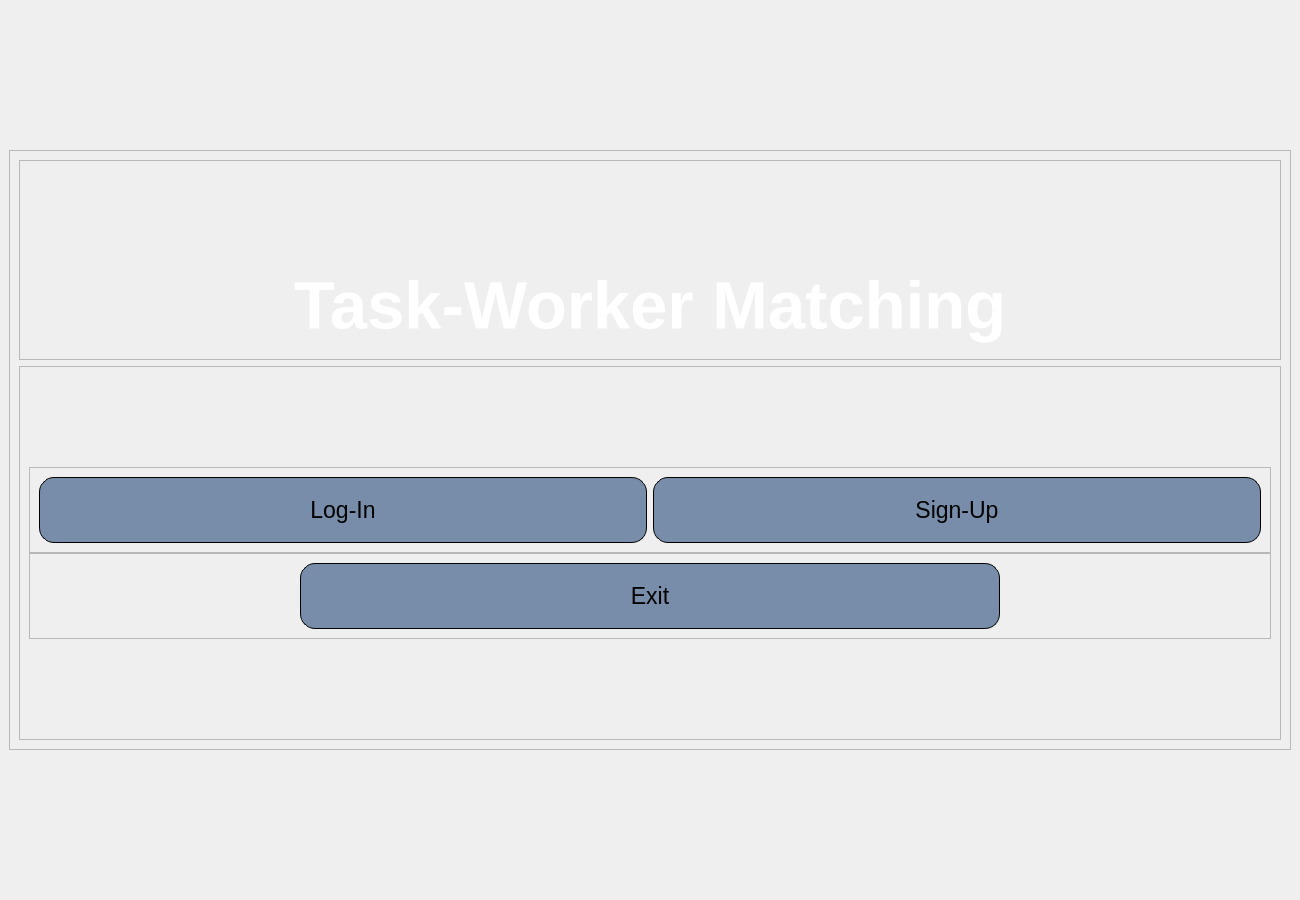
<?xml version="1.0" encoding="UTF-8"?>
<ui version="4.0">
 <class>MainWindow</class>
 <widget class="QMainWindow" name="MainWindow">
  <property name="geometry">
   <rect>
    <x>0</x>
    <y>0</y>
    <width>1300</width>
    <height>900</height>
   </rect>
  </property>
  <property name="windowTitle">
   <string>MainWindow</string>
  </property>
  <property name="styleSheet">
   <string notr="true">QMainWindow{
	color: #000;
	background: qlineargradient(x1:0, y1:0, x2:0, y2:1, 
	stop:0 #778da9, 
	stop:0.3 #3076E3,
	stop:0.7 #3076E3,
	stop:1 #778da9
	);
}

</string>
  </property>
  <widget class="QWidget" name="centralwidget">
   <layout class="QGridLayout" name="gridLayout">
    <item row="0" column="0">
     <widget class="QFrame" name="frame_3">
      <property name="maximumSize">
       <size>
        <width>16777215</width>
        <height>600</height>
       </size>
      </property>
      <property name="frameShape">
       <enum>QFrame::Shape::StyledPanel</enum>
      </property>
      <property name="frameShadow">
       <enum>QFrame::Shadow::Raised</enum>
      </property>
      <layout class="QGridLayout" name="gridLayout_4">
       <item row="2" column="0">
        <widget class="QFrame" name="frame_2">
         <property name="maximumSize">
          <size>
           <width>1500</width>
           <height>400</height>
          </size>
         </property>
         <property name="styleSheet">
          <string notr="true">QPushButton{
	border: 1px solid #000;
width: 80%;
    height: 20px;
    background-color: #778da9;
border-radius: 15px;

}

QPushButton:hover{
    background-color: #0d1b2a;
transition: all 0.3s ease-in-out;
	color:#fff;
}</string>
         </property>
         <property name="frameShape">
          <enum>QFrame::Shape::StyledPanel</enum>
         </property>
         <property name="frameShadow">
          <enum>QFrame::Shadow::Raised</enum>
         </property>
         <layout class="QGridLayout" name="gridLayout_3">
          <property name="topMargin">
           <number>100</number>
          </property>
          <property name="bottomMargin">
           <number>100</number>
          </property>
          <property name="spacing">
           <number>0</number>
          </property>
          <item row="0" column="0" colspan="2">
           <widget class="QFrame" name="frame_4">
            <property name="frameShape">
             <enum>QFrame::Shape::StyledPanel</enum>
            </property>
            <property name="frameShadow">
             <enum>QFrame::Shadow::Raised</enum>
            </property>
            <layout class="QGridLayout" name="gridLayout_5">
             <item row="0" column="1">
              <widget class="QPushButton" name="signup">
               <property name="maximumSize">
                <size>
                 <width>700</width>
                 <height>80</height>
                </size>
               </property>
               <property name="font">
                <font>
                 <pointsize>17</pointsize>
                </font>
               </property>
               <property name="cursor">
                <cursorShape>PointingHandCursor</cursorShape>
               </property>
               <property name="text">
                <string>Sign-Up</string>
               </property>
              </widget>
             </item>
             <item row="0" column="0">
              <widget class="QPushButton" name="login">
               <property name="maximumSize">
                <size>
                 <width>700</width>
                 <height>80</height>
                </size>
               </property>
               <property name="font">
                <font>
                 <pointsize>17</pointsize>
                </font>
               </property>
               <property name="cursor">
                <cursorShape>PointingHandCursor</cursorShape>
               </property>
               <property name="text">
                <string>Log-In</string>
               </property>
              </widget>
             </item>
            </layout>
           </widget>
          </item>
          <item row="1" column="0" colspan="2">
           <widget class="QFrame" name="frame_5">
            <property name="frameShape">
             <enum>QFrame::Shape::StyledPanel</enum>
            </property>
            <property name="frameShadow">
             <enum>QFrame::Shadow::Raised</enum>
            </property>
            <layout class="QGridLayout" name="gridLayout_6">
             <item row="0" column="0">
              <widget class="QPushButton" name="exit">
               <property name="maximumSize">
                <size>
                 <width>700</width>
                 <height>80</height>
                </size>
               </property>
               <property name="font">
                <font>
                 <pointsize>17</pointsize>
                </font>
               </property>
               <property name="cursor">
                <cursorShape>PointingHandCursor</cursorShape>
               </property>
               <property name="text">
                <string>Exit</string>
               </property>
              </widget>
             </item>
            </layout>
           </widget>
          </item>
         </layout>
        </widget>
       </item>
       <item row="1" column="0">
        <widget class="QFrame" name="frame">
         <property name="maximumSize">
          <size>
           <width>16777215</width>
           <height>200</height>
          </size>
         </property>
         <property name="styleSheet">
          <string notr="true"/>
         </property>
         <property name="frameShape">
          <enum>QFrame::Shape::StyledPanel</enum>
         </property>
         <property name="frameShadow">
          <enum>QFrame::Shadow::Raised</enum>
         </property>
         <layout class="QGridLayout" name="gridLayout_2">
          <property name="topMargin">
           <number>100</number>
          </property>
          <property name="bottomMargin">
           <number>9</number>
          </property>
          <item row="0" column="0">
           <widget class="QLabel" name="label_3">
            <property name="font">
             <font>
              <pointsize>50</pointsize>
              <bold>true</bold>
             </font>
            </property>
            <property name="styleSheet">
             <string notr="true">color:#fff;</string>
            </property>
            <property name="text">
             <string>Task-Worker Matching</string>
            </property>
            <property name="alignment">
             <set>Qt::AlignmentFlag::AlignCenter</set>
            </property>
           </widget>
          </item>
         </layout>
        </widget>
       </item>
      </layout>
     </widget>
    </item>
   </layout>
  </widget>
 </widget>
 <resources/>
 <connections/>
</ui>
